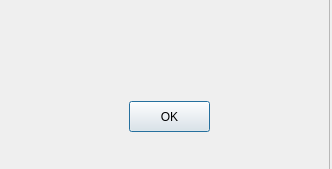
<?xml version="1.0" encoding="UTF-8"?>
<ui version="4.0">
 <class>Dialog</class>
 <widget class="QDialog" name="Dialog">
  <property name="geometry">
   <rect>
    <x>0</x>
    <y>0</y>
    <width>332</width>
    <height>169</height>
   </rect>
  </property>
  <property name="windowTitle">
   <string/>
  </property>
  <widget class="QFrame" name="frame">
   <property name="geometry">
    <rect>
     <x>-1</x>
     <y>-1</y>
     <width>331</width>
     <height>171</height>
    </rect>
   </property>
   <property name="frameShape">
    <enum>QFrame::StyledPanel</enum>
   </property>
   <property name="frameShadow">
    <enum>QFrame::Raised</enum>
   </property>
   <widget class="QLabel" name="messageText">
    <property name="geometry">
     <rect>
      <x>20</x>
      <y>30</y>
      <width>291</width>
      <height>21</height>
     </rect>
    </property>
    <property name="text">
     <string/>
    </property>
    <property name="alignment">
     <set>Qt::AlignCenter</set>
    </property>
   </widget>
   <widget class="QPushButton" name="pushButton">
    <property name="geometry">
     <rect>
      <x>130</x>
      <y>102</y>
      <width>81</width>
      <height>31</height>
     </rect>
    </property>
    <property name="text">
     <string>OK</string>
    </property>
   </widget>
  </widget>
 </widget>
 <resources/>
 <connections/>
</ui>
